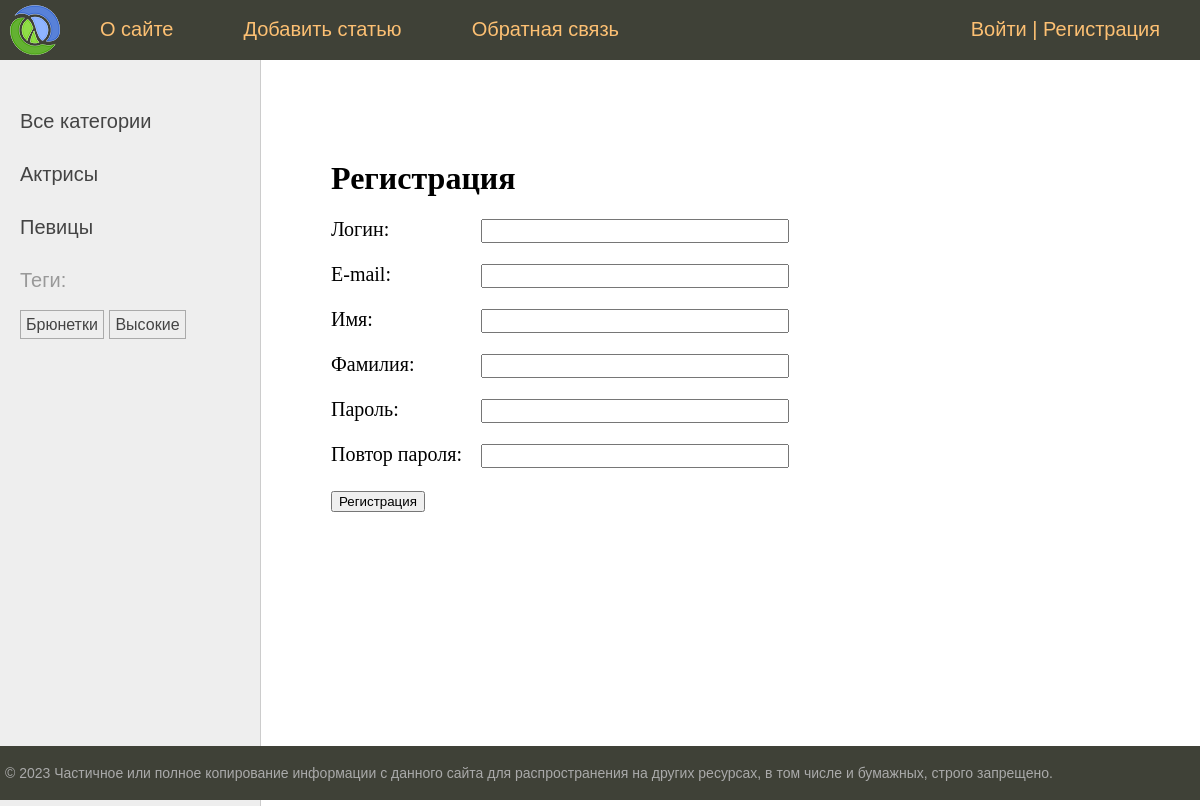
Page /users/register/ on the earlier database version.
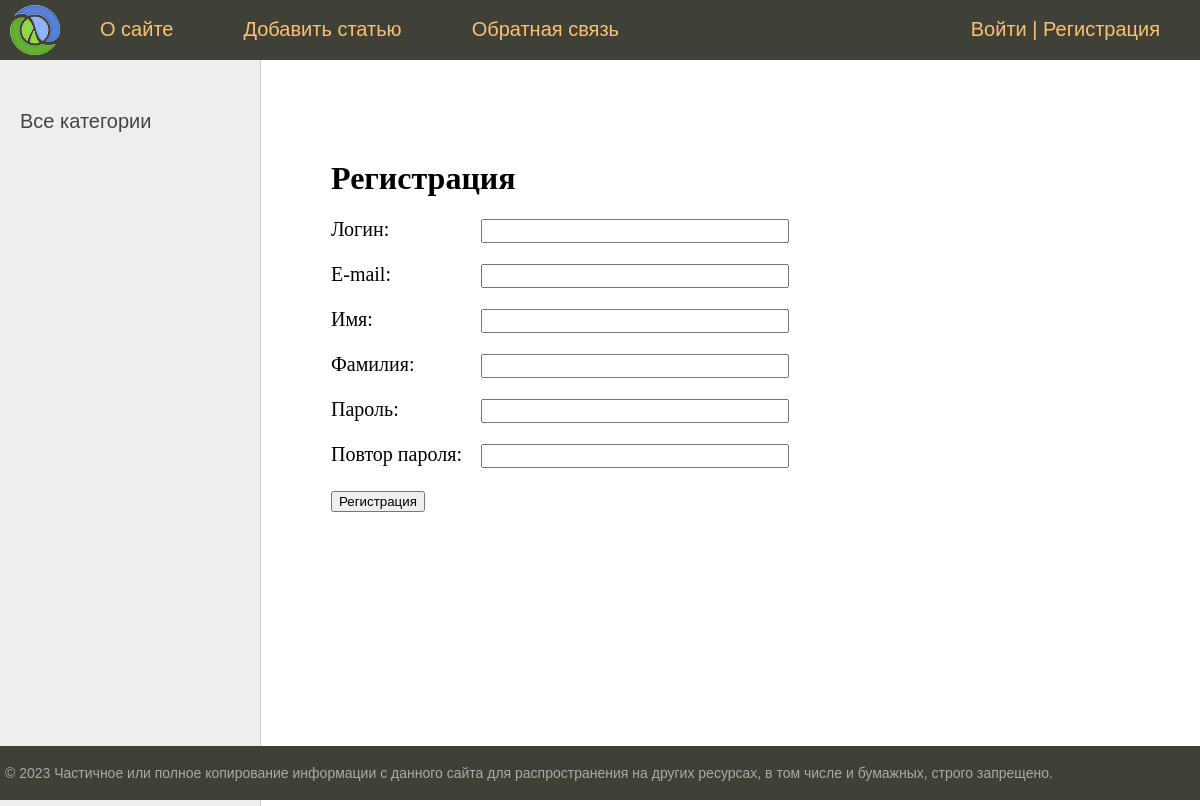
Same page on the later database version.
### women/models.py (models this page shows, shortened)
class Category(models.Model):
    name = models.CharField(max_length=100, db_index=True, verbose_name="Категория")
    slug = models.SlugField(max_length=255, unique=True, db_index=True)
    class Meta:
        verbose_name = "Категория"
        verbose_name_plural = "Категории"
    def get_absolute_url(self):
        return reverse("category", kwargs={"cat_slug": self.slug})

class TagPost(models.Model):
    tag = models.CharField(max_length=100, db_index=True)
    slug = models.SlugField(max_length=255, unique=True, db_index=True)
    def get_absolute_url(self):
        return reverse("tag", kwargs={"tag_slug": self.slug})

### users/views.py (the view)
# urls.py: path("register/", views.RegisterUser.as_view(), name="register"),
class RegisterUser(CreateView):
    form_class = RegisterUserForm
    template_name = "users/register.html"
    extra_context = {"title": "Регистрация"}
    success_url = reverse_lazy("users:login")

### users/forms.py (shortened to what this page needs)
class RegisterUserForm(UserCreationForm):
    username = forms.CharField(
        label="Логин", widget=forms.TextInput(attrs={"class": "form-input"})
    )
    password1 = forms.CharField(
        label="Пароль", widget=forms.PasswordInput(attrs={"class": "form-input"})
    )
    password2 = forms.CharField(
        label="Повтор пароля", widget=forms.PasswordInput(attrs={"class": "form-input"})
    )
    class Meta:
        model = get_user_model()
        fields = [
            "username",
            "email",
            "first_name",
            "last_name",
            "password1",
            "password2",
        ]
        labels = {
            "email": "E-mail",
            "first_name": "Имя",
            "last_name": "Фамилия",
        }
        widgets = {
            "email": forms.TextInput(attrs={"class": "form-input"}),
            "first_name": forms.TextInput(attrs={"class": "form-input"}),
            "last_name": forms.TextInput(attrs={"class": "form-input"}),
        }

### users/context_processors.py (called while the page is built)
def get_women_context(request):
    return {"mainmenu": menu}

### users/templates/users/register.html (shortened to what this page needs)
{% extends 'base.html' %}
{% block content %}
  <h1>Регистрация</h1>
  <form method="post">
    {% for f in form %}
    <p ><label class="form-label" for="{{ f.id_for_label }}">{{f.label}}: </label>{{ f }}</p>
    {% endfor %}
    <p>
      <button type="submit">Регистрация</button>
    </p>
  </form>
{% endblock %}

### women/templates/women/list_categories.html
{% for cat in cats %}
{% if cat.id == cat_selected %}
<li class="selected">{{ cat.name }}</li>
{% else %}
<li>
<a href="{{ cat.get_absolute_url }}">{{ cat.name }}</a>
</li>
{% endif %}
{% endfor %}

### women/templates/women/list_tags.html
{% if tags %}
    <p>Теги:</p>
    <ul class="tags-list">
        {% for t in tags %}
        <li><a href="{{ t.get_absolute_url }}">{{ t.tag }}</a></li>
        {% endfor %}
    </ul>
{% endif %}

Differences in the rows shown:
removed Category: name "Актрисы"
removed Category: name "Певицы"
removed TagPost: tag "Брюнетки"
removed TagPost: tag "Высокие"
Other differences:
text no longer shown: "Теги:"
